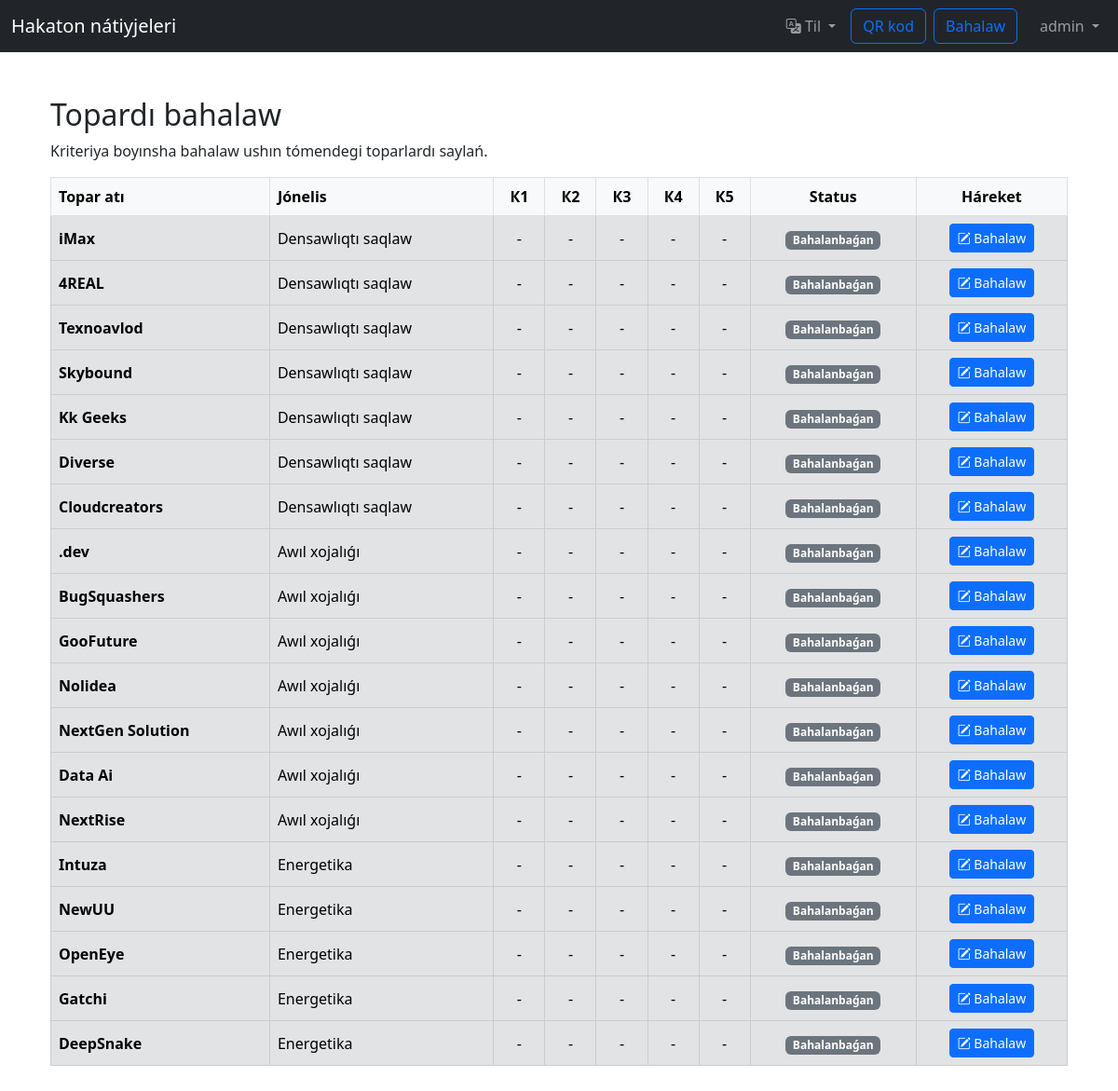
Page /evaluate/ (signed in) on the committed database.
### judging/models.py (models this page shows, shortened)
class Criterion(models.Model):
    order = models.PositiveIntegerField(unique=True, verbose_name=_("Тартиб рақами (T/P)"))
    name = models.CharField(max_length=255, verbose_name=_("Баҳолаш мезони"))
    max_score = models.IntegerField(verbose_name=_("Максимал балл"))
    description = models.TextField(verbose_name=_("Изоҳ (мезонни баҳолаш учун қўлланма)"), blank=True, null=True)
    class Meta:
        verbose_name = _("Баҳолаш мезони")
        verbose_name_plural = _("Баҳолаш мезонлари")
        ordering = ['order']

class Team(models.Model):
    name = models.CharField(max_length=200, unique=True, verbose_name=_("Жамоа номи"))
    order = models.PositiveIntegerField(unique=True, verbose_name=_("Тартиб рақами (T/P)"))
    direction = models.ForeignKey(
        Direction,
        on_delete=models.PROTECT, # Агар йўналиш ўчирилса, жамоа йўналишсиз қолади (ёки models.PROTECT)
        verbose_name=_("Йўналиши")
    )
    class Meta:
        verbose_name = _("Жамоа")
        verbose_name_plural = _("Жамоалар")

class Direction(models.Model):
    name = models.CharField(max_length=200, unique=True, verbose_name=_("Йўналиш номи")) # Ўзгарди
    description = models.TextField(blank=True, null=True, verbose_name=_("Қисқача тавсиф")) # Ўзгарди
    class Meta:
        verbose_name = _("Йўналиш") # Ўзгарди
        verbose_name_plural = _("Йўналишлар") # Ўзгарди
        ordering = ['name']

### judging/views.py (the view)
# urls.py: path('evaluate/', judging_views.evaluate_view, name='evaluate'),
@login_required
def evaluate_view(request):
    current_user = request.user
    all_criteria_list = list(Criterion.objects.all().order_by('order'))
    teams_to_show_qs = Team.objects.all()
    judge_assigned_directions = []
    is_judge_assigned_to_specific_directions = False
    try:
        judge_profile = current_user.judge_profile
        if judge_profile.assigned_direction:
            teams_to_show_qs = Team.objects.filter(direction=judge_profile.assigned_direction)
            judge_assigned_directions = [judge_profile.assigned_direction]
            is_judge_assigned_to_specific_directions = True
    except JudgeProfile.DoesNotExist:
        pass
    teams_evaluation_data = []
    for team in teams_to_show_qs.select_related('direction').prefetch_related('evaluation_set'):
        evaluations_by_judge_for_team = [
            ev for ev in team.evaluation_set.all() if ev.judge_id == current_user.id
        ]
        scores_by_criteria = {
            ev.criterion_id: ev.score for ev in evaluations_by_judge_for_team if ev.score is not None
        }
        statuses_by_criteria = {
            ev.criterion_id: ev.status for ev in evaluations_by_judge_for_team
        }
        evaluated_criteria_count = len(evaluations_by_judge_for_team)
        finalized_criteria_count = sum(1 for ev in evaluations_by_judge_for_team if ev.status == Evaluation.STATUS_FINAL)
        all_criteria_count = len(all_criteria_list)
        fully_finalized = (evaluated_criteria_count == all_criteria_count) and \
                            (finalized_criteria_count == all_criteria_count) and \
                            (all_criteria_count > 0)
        partially_finalized_or_all_draft = (evaluated_criteria_count == all_criteria_count) and not fully_finalized and (all_criteria_count > 0)
        teams_evaluation_data.append({
            'team': team,
            'scores_by_criteria': scores_by_criteria,
            'statuses_by_criteria': statuses_by_criteria,
            'evaluated_count': evaluated_criteria_count,
            'finalized_count': finalized_criteria_count,
            'total_criteria_count': all_criteria_count,
            'fully_finalized': fully_finalized,
            'partially_finalized_or_all_draft': partially_finalized_or_all_draft
        })
    context = {
        'teams_evaluation_data': teams_evaluation_data, # Оддий жадвал учун
        'all_criteria': all_criteria_list, # Иккаласи учун ҳам керак
        'STATUS_FINAL': Evaluation.STATUS_FINAL,
        'STATUS_DRAFT': Evaluation.STATUS_DRAFT,
    }
    return render(request, 'judging/home.html', context)

### judging/context_processors.py (called while the page is built)
def site_languages(request):
    return {
        'SITE_LANGUAGES': settings.LANGUAGES,
        'CURRENT_LANGUAGE_CODE': request.LANGUAGE_CODE # Ёки get_language()
    }

### judging/templatetags/judging_extras.py (called while the page is built)
@register.filter
def get_item(dictionary, key):
    if hasattr(dictionary, 'get'):
        return dictionary.get(key)
    return None

### templates/judging/home.html (shortened to what this page needs)
{% extends "base.html" %}
{% load judging_extras %}
{% load i18n %}
{% block content %}
<h2>{% translate "Оценивание Команд" %}</h2>
<p>{% translate "Выберите команды ниже, чтобы оценить их по критериям или просмотреть ваши оценки." %}</p>
{% if teams_evaluation_data %}
<div class="table-responsive">
    <table class="table table-hover table-bordered">
        <thead class="table-light">
            <tr>
                <th scope="col">{% translate "Название Команды" %}</th>
                <th scope="col">{% translate "Направление" %}</th>
                {% for criterion in all_criteria %}
                    <th scope="col" class="text-center" data-bs-toggle="tooltip" data-bs-placement="top" title="{{ criterion.name }}">
                    </th>
                {% endfor %}
                <th scope="col" class="text-center">{% translate "Статус" %}</th>
                <th scope="col" class="text-center">{% translate "Действия" %}</th>
            </tr>
        </thead>
        <tbody>
            {% for data in teams_evaluation_data %}
            <tr class="align-middle {% if data.fully_finalized %}table-success{% elif data.partially_finalized_or_all_draft %}table-warning{% else %}table-secondary{% endif %}">
                <td>
                    <strong>{{ data.team.name }}</strong>
                </td>
                <td>{{ data.team.direction.name }}</td>
                {% for criterion in all_criteria %}
                    <td class="text-center">
                        {% with score_val=data.scores_by_criteria|get_item:criterion.id status_val=data.statuses_by_criteria|get_item:criterion.id %}
                            {{ score_val|default:"-" }}
                        {% endwith %}
                    </td>
                {% endfor %}
                <td class="text-center">
                    {% if data.fully_finalized %}
                        <span class="badge bg-success">{% translate "Завершено" %}</span>
                    {% elif data.partially_finalized_or_all_draft %}
                        <span class="badge bg-warning text-dark">{% translate "В черновике" %}</span>
                    {% elif data.evaluated_count > 0 %}
                        <span class="badge bg-info">{% translate "Частично оценено" %}</span>
                    {% else %}
                        <span class="badge bg-secondary">{% translate "Не оценено" %}</span>
                    {% endif %}
                </td>
                <td class="text-center">
                    <a href="{% url 'evaluate_team' data.team.id %}"
                       class="btn btn-sm {% if data.fully_finalized %}btn-outline-secondary{% else %}btn-primary{% endif %}"
                       {% if data.fully_finalized %}
                           data-bs-toggle="tooltip" title="{% translate 'Просмотреть оценки (нельзя изменить)' %}"
                       {% else %}
                           data-bs-toggle="tooltip" title="{% translate 'Оценить / Редактировать' %}"
                       {% endif %}>
                        {% if data.fully_finalized %}
                            <i class="bi bi-eye-fill"></i> {% translate "Смотреть" %}
                        {% else %}
                            <i class="bi bi-pencil-square"></i> {% translate "Оценить" %}
                        {% endif %}
                    </a>
                </td>
            </tr>
            {% endfor %}
        </tbody>
    </table>
</div>
{% else %}
<div class="alert alert-info">{% translate "В настоящее время нет команд для оценки или критерии не введены." %}</div>
{% endif %}
{% endblock %}

### templates/base.html (shortened to what this page needs)
{% load static %}
{% load i18n %}
{% load i18n_custom_tags %}
<!doctype html>
<html lang="{{ LANGUAGE_CODE }}">
<head>
    <link rel="stylesheet" href="https://cdn.jsdelivr.net/npm/bootstrap-icons@1.13.1/font/bootstrap-icons.min.css">
    <link href="https://cdn.jsdelivr.net/npm/bootstrap@5.3.0-alpha1/dist/css/bootstrap.min.css" rel="stylesheet">
</head>
<body>
    <nav class="navbar navbar-expand-md navbar-dark bg-dark fixed-top">
        <div class="container-fluid">
            <a class="navbar-brand" href="{% url 'public_results' %}">{% translate "Результаты Хакатона" %}</a>
            <div class="collapse navbar-collapse" id="navbarCollapse">
                <ul class="navbar-nav ms-auto mb-2 mb-lg-0">
                    <li class="nav-item dropdown me-2 my-auto">
                        <a class="nav-link dropdown-toggle" href="#" id="languageDropdown" role="button" data-bs-toggle="dropdown" aria-expanded="false">
                            <i class="bi bi-translate"></i> {% translate "Тил" %}
                        </a>
                    </li>
                </ul>
                <ul class="navbar-nav">
                    <li class="nav-item my-auto">
                        <button type="button" class="btn btn-outline-primary me-2" data-bs-toggle="modal" data-bs-target="#exampleModal">{% translate "QR код" %}</button>
                    </li>
                    <li class="nav-item my-auto me-3">
                        <a class="btn btn-outline-primary" href="{% url 'evaluate' %}">{% translate "Оценивание" %}</a>
                    </li>
                    {% if user.is_authenticated %}
                        <li class="nav-item my-auto dropdown">
                            <a class="nav-link dropdown-toggle" href="#" id="userDropdown" role="button" data-bs-toggle="dropdown" aria-expanded="false">
                                {{ user.username }}
                            </a>
                        </li>
                    {% endif %}
                </ul>
            </div>
        </div>
    </nav>
    <main class="container p-4">
        {% block content %}{% endblock %}
    </main>
</body>
</html>

### templates/base.html (style rules this page uses)
body { padding-top: 5rem; }

### rows in the picture
Criterion: score_val "-"
Criterion: score_val "-"
Criterion: score_val "-"
Criterion: score_val "-"
Criterion: score_val "-"
Team: team.name "iMax", team.direction.name "Densawlıqtı saqlaw"
Team: team.name "4REAL", team.direction.name "Densawlıqtı saqlaw"
Team: team.name "Texnoavlod", team.direction.name "Densawlıqtı saqlaw"
Team: team.name "Skybound", team.direction.name "Densawlıqtı saqlaw"
Team: team.name "Kk Geeks", team.direction.name "Densawlıqtı saqlaw"
Team: team.name "Diverse", team.direction.name "Densawlıqtı saqlaw"
Team: team.name "Cloudcreators", team.direction.name "Densawlıqtı saqlaw"
Team: team.name ".dev", team.direction.name "Awıl xojalıǵı"
Team: team.name "BugSquashers", team.direction.name "Awıl xojalıǵı"
Team: team.name "GooFuture", team.direction.name "Awıl xojalıǵı"
Team: team.name "Nolidea", team.direction.name "Awıl xojalıǵı"
Team: team.name "NextGen Solution", team.direction.name "Awıl xojalıǵı"
Team: team.name "Data Ai", team.direction.name "Awıl xojalıǵı"
Team: team.name "NextRise", team.direction.name "Awıl xojalıǵı"
Team: team.name "Intuza", team.direction.name "Energetika"
Team: team.name "NewUU", team.direction.name "Energetika"
Team: team.name "OpenEye", team.direction.name "Energetika"
Team: team.name "Gatchi", team.direction.name "Energetika"
Team: team.name "DeepSnake", team.direction.name "Energetika"

### other values in the picture
{{ user.username }} "admin"
